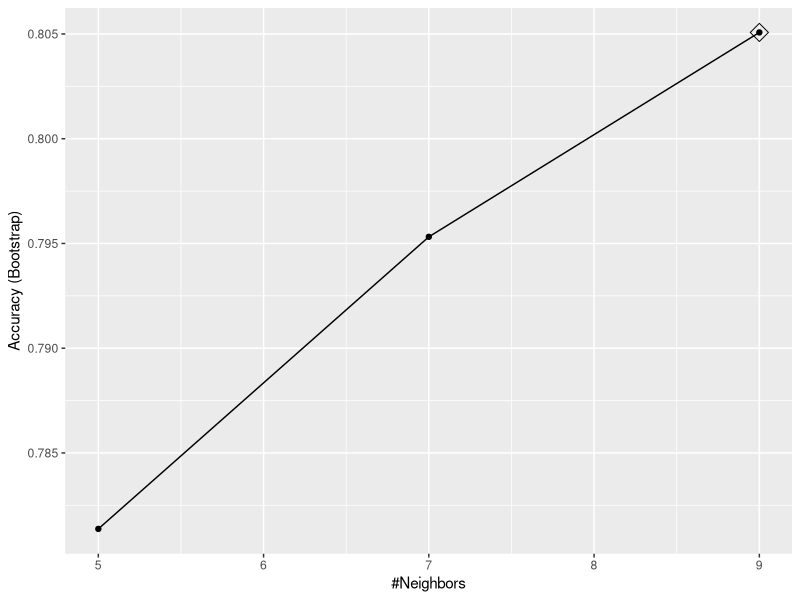
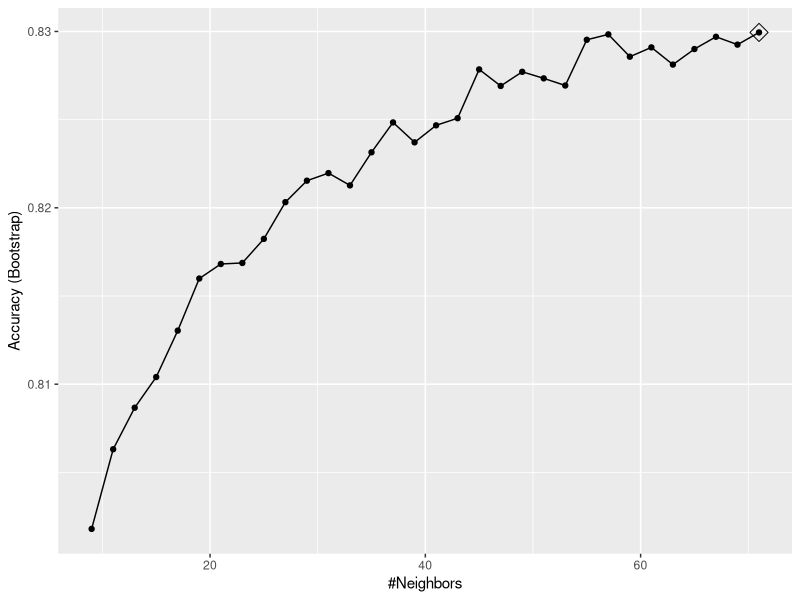
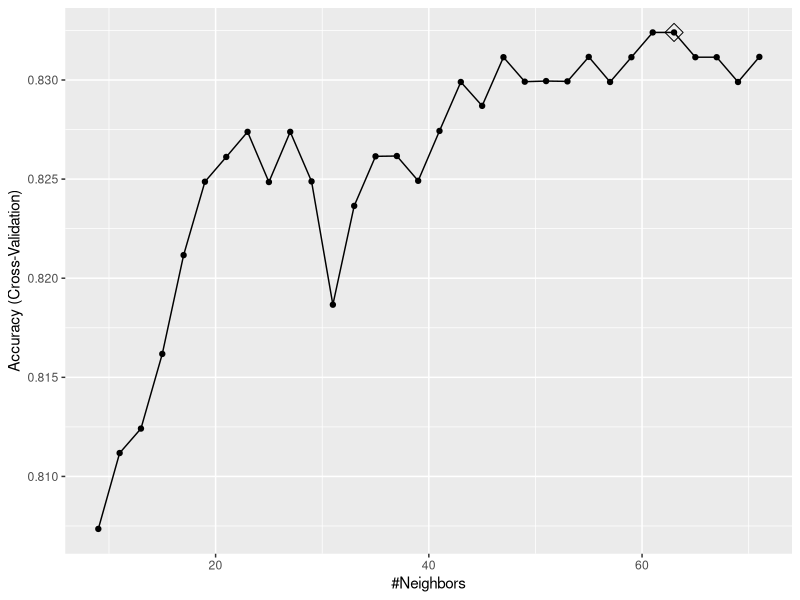
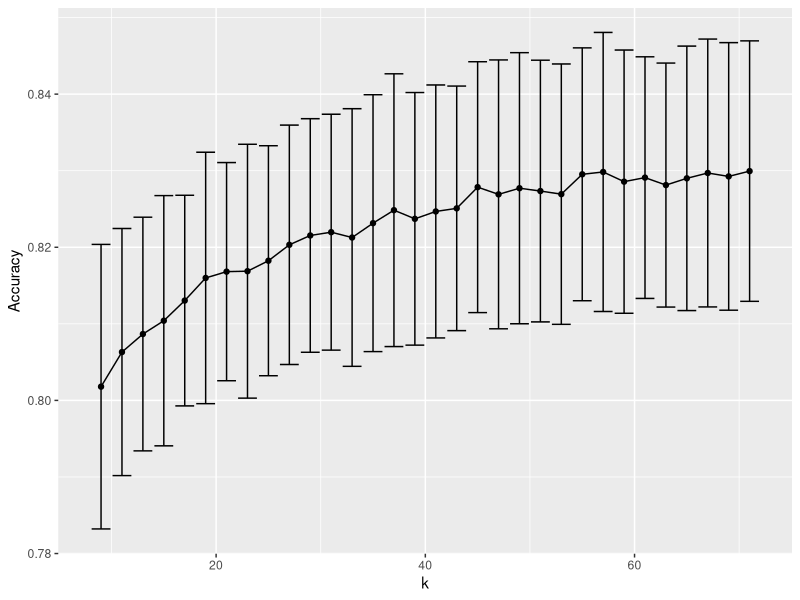
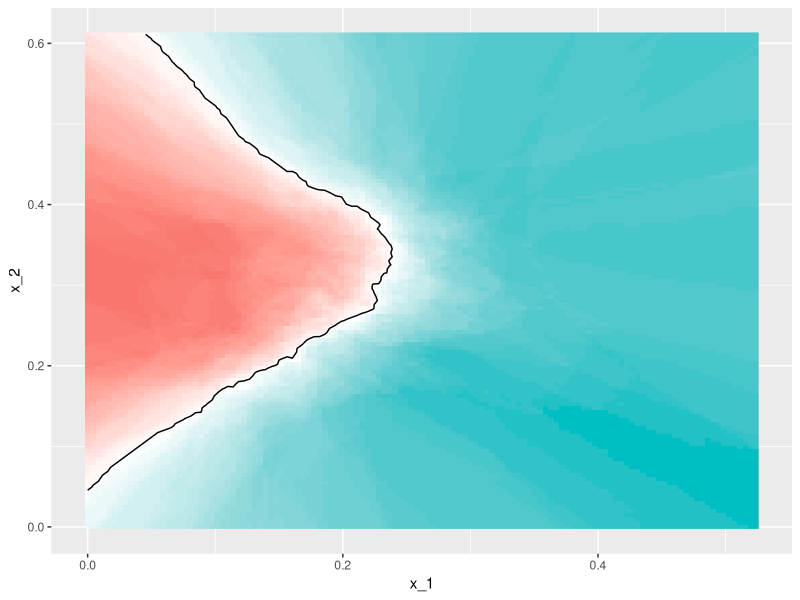
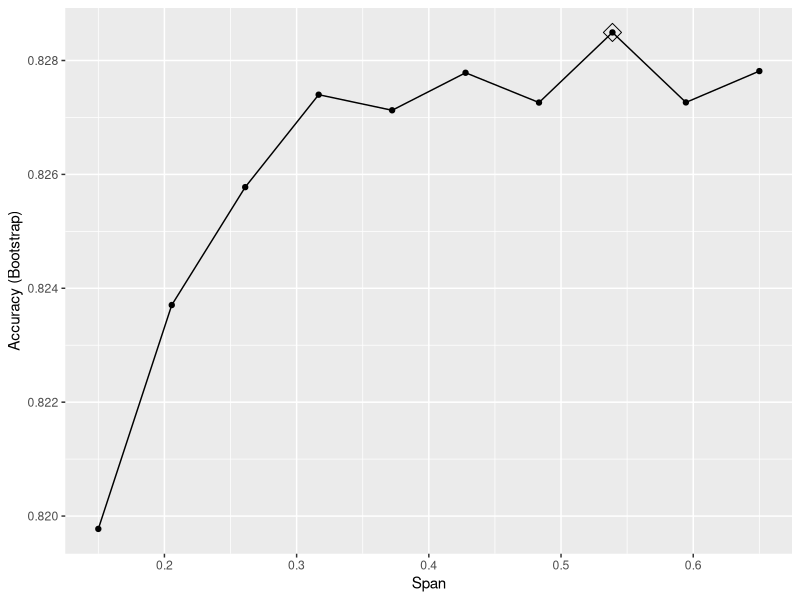
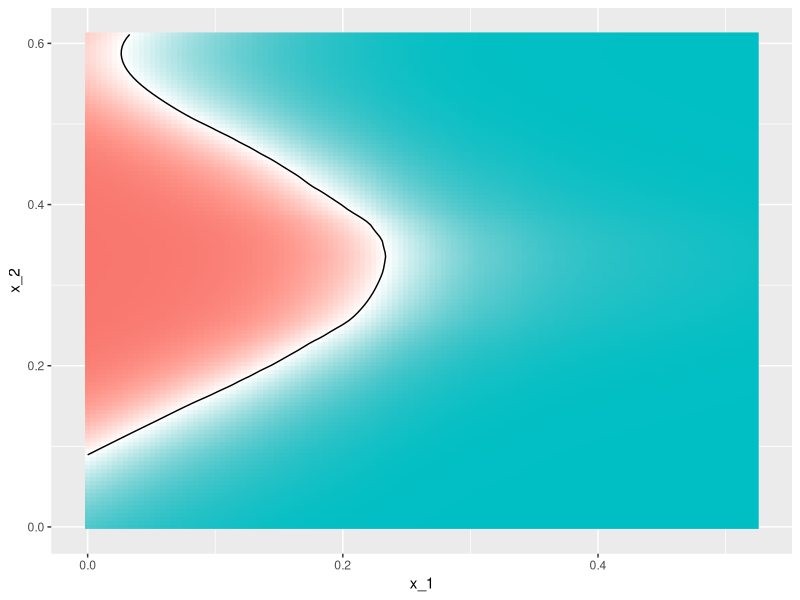

Generate these figures, in order, with R:
# HarvardX: PH125.8x
# Data Science: Machine Learning
# R code from course videos

# Classification with More than Two Classes and the Caret Package

## Caret Package

### Caret Package

# http://topepo.github.io/caret/available-models.html
# http://topepo.github.io/caret/train-models-by-tag.html

library(tidyverse)
library(dslabs)
data("mnist_27")

library(caret)
train_glm <- train(y ~ ., method = "glm", data = mnist_27$train)
train_knn <- train(y ~ ., method = "knn", data = mnist_27$train)

y_hat_glm <- predict(train_glm, mnist_27$test, type = "raw")
y_hat_knn <- predict(train_knn, mnist_27$test, type = "raw")

confusionMatrix(y_hat_glm, mnist_27$test$y)$overall[["Accuracy"]]
confusionMatrix(y_hat_knn, mnist_27$test$y)$overall[["Accuracy"]]

### Tuning Parameters with Caret

getModelInfo("knn")
modelLookup("knn")

train_knn <- train(y ~ ., method = "knn", data = mnist_27$train)

ggplot(train_knn, highlight = TRUE)

train_knn <- train(y ~ ., method = "knn", 
                   data = mnist_27$train,
                   tuneGrid = data.frame(k = seq(9, 71, 2)))
ggplot(train_knn, highlight = TRUE)

train_knn$bestTune

train_knn$finalModel

confusionMatrix(predict(train_knn, mnist_27$test, type = "raw"),
                mnist_27$test$y)$overall["Accuracy"]

control <- trainControl(method = "cv", number = 10, p = .9)
train_knn_cv <- train(y ~ ., method = "knn", 
                      data = mnist_27$train,
                      tuneGrid = data.frame(k = seq(9, 71, 2)),
                      trControl = control)
ggplot(train_knn_cv, highlight = TRUE)

train_knn$results %>% 
     ggplot(aes(x = k, y = Accuracy)) +
     geom_line() +
     geom_point() +
     geom_errorbar(aes(x = k, 
                       ymin = Accuracy - AccuracySD, 
                       ymax = Accuracy + AccuracySD))

plot_cond_prob <- function(p_hat=NULL){
     tmp <- mnist_27$true_p
     if(!is.null(p_hat)){
          tmp <- mutate(tmp, p=p_hat)
     }
     tmp %>% ggplot(aes(x_1, x_2, z=p, fill=p)) +
          geom_raster(show.legend = FALSE) +
          scale_fill_gradientn(colors=c("#F8766D","white","#00BFC4")) +
          stat_contour(breaks=c(0.5),color="black")
}

plot_cond_prob(predict(train_knn, mnist_27$true_p, type = "prob")[,2])

install.packages("gam")
modelLookup("gamLoess")

grid <- expand.grid(span = seq(0.15, 0.65, len = 10), degree = 1)

train_loess <- train(y ~ ., 
                     method = "gamLoess", 
                     tuneGrid=grid,
                     data = mnist_27$train)
ggplot(train_loess, highlight = TRUE)

confusionMatrix(data = predict(train_loess, mnist_27$test), 
                reference = mnist_27$test$y)$overall["Accuracy"]

p1 <- plot_cond_prob(predict(train_loess, mnist_27$true_p, type = "prob")[,2])
p1
